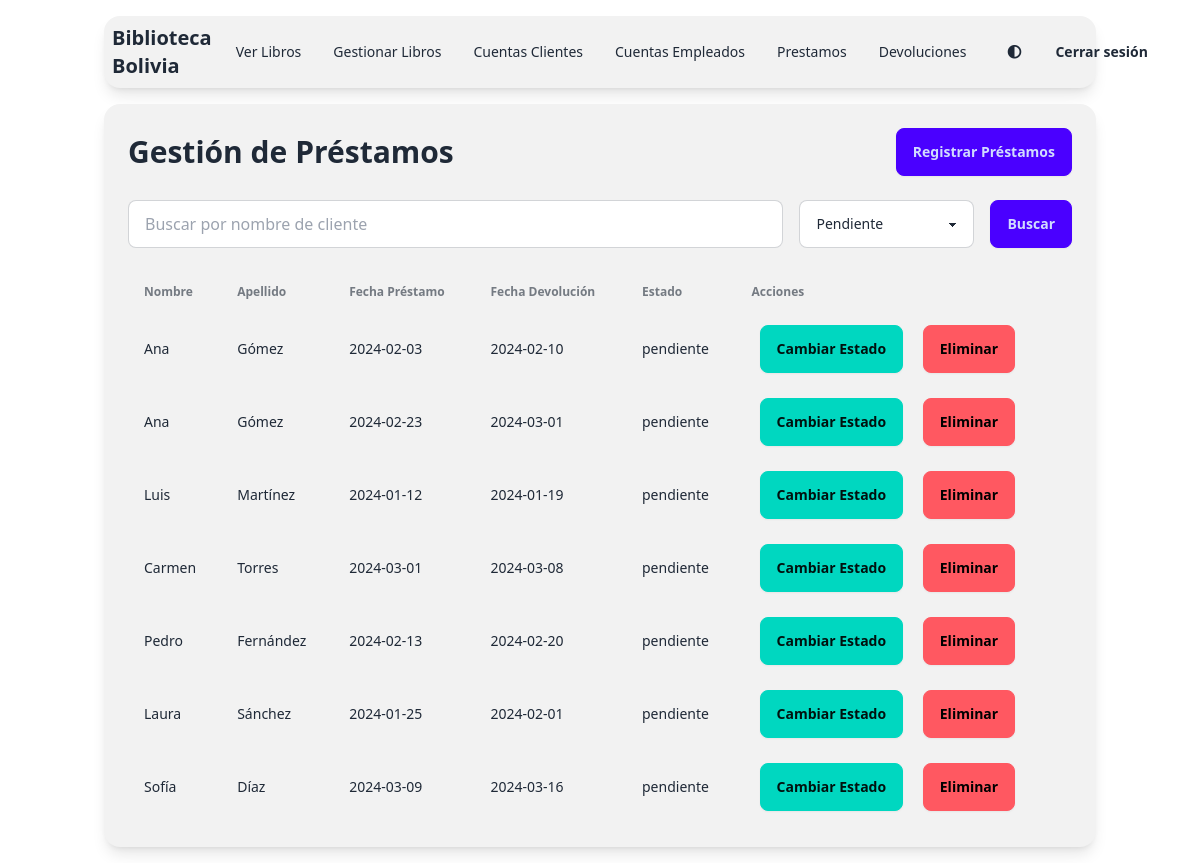
The page /app/views/viewsEmpleado/gestionPrestamos.php (signed in) on the database its author committed.
### tables this page shows
CREATE TABLE PRESTAMOS (
    codPrestamos INT AUTO_INCREMENT PRIMARY KEY,
    fechaPrestamo DATE,
    fechaDevolucion DATE,
    estado VARCHAR(45),
    LIBROS_codLibros INT,
    USUARIOS_codUsuarios INT,
    SANCIONES_codSancion INT,
    FOREIGN KEY (LIBROS_codLibros) REFERENCES LIBROS (codLibros),
    FOREIGN KEY (USUARIOS_codUsuarios) REFERENCES CLIENTES (codUsuarios),
    FOREIGN KEY (SANCIONES_codSancion) REFERENCES SANCIONES (codSancion)
);

CREATE TABLE CLIENTES (
    codUsuarios INT AUTO_INCREMENT PRIMARY KEY,
    nombre VARCHAR(45),
    apellido VARCHAR(45),
    ci VARCHAR(45),
    direccion VARCHAR(45),
    telefono VARCHAR(45),
    correo VARCHAR(45),
    usuario VARCHAR(45),
    password VARCHAR(45),
    rol VARCHAR(45)
);

### app/views/viewsEmpleado/gestionPrestamos.php (the view, shortened to what this page needs)
<?php
require_once __DIR__ . '/../../config/conexion.php';
$search = isset($_GET['search']) ? $_GET['search'] : '';
$estado = isset($_GET['estado']) ? $_GET['estado'] : 'pendiente';
?>
<!DOCTYPE html>
<html lang="es" data-theme="light">
<head>
    <link href="https://cdn.jsdelivr.net/npm/daisyui@4.12.10/dist/full.min.css" rel="stylesheet" type="text/css" />
    <link rel="stylesheet" href="https://cdnjs.cloudflare.com/ajax/libs/font-awesome/5.15.3/css/all.min.css">
</head>
<body>
    <div class="min-h-screen bg-base-100 text-base-content">
        <div class="container mx-auto p-4">
            <?php include "../viewsEmpleado/menuEmpleado.php"; ?>
            <div class="bg-base-200 p-6 rounded-box shadow-lg">
                <div class="flex justify-between items-center mb-6">
                    <h1 class="text-3xl font-bold">Gestión de Préstamos</h1>
                    <a href="../../controllers/gestionPrestamos/anadir.php" class="btn btn-primary">Registrar Préstamos</a>
                </div>
                <form method="GET" class="flex flex-col sm:flex-row gap-4 mb-6">
                    <input type="text" name="search" value="<?php echo htmlspecialchars($search); ?>" placeholder="Buscar por nombre de cliente" class="input input-bordered flex-grow">
                    <select name="estado" class="select select-bordered">
                        <option value="pendiente" <?php echo $estado === 'pendiente' ? 'selected' : ''; ?>>Pendiente</option>
                    </select>
                    <button type="submit" class="btn btn-primary">Buscar</button>
                </form>
                <div class="overflow-x-auto">
                    <table class="table w-full">
                        <thead>
                            <tr>
                                <th>Nombre</th>
                                <th>Apellido</th>
                                <th>Fecha Préstamo</th>
                                <th>Fecha Devolución</th>
                                <th>Estado</th>
                                <th>Acciones</th>
                            </tr>
                        </thead>
                        <tbody>
                            <?php
                            $sql = "SELECT
                                        C.nombre AS nombreCliente,
                                        C.apellido AS apellidoCliente,
                                        P.codPrestamos,
                                        P.fechaPrestamo,
                                        P.fechaDevolucion,
                                        P.estado
                                    FROM
                                        PRESTAMOS P
                                    JOIN
                                        CLIENTES C
                                    ON
                                        P.USUARIOS_codUsuarios = C.codUsuarios
                                    WHERE
                                        C.nombre LIKE ?
                                        AND (? = '' OR P.estado = ?);";
                            $stmt = $conexion->prepare($sql);
                            $searchParam = "%$search%";
                            $stmt->bind_param("sss", $searchParam, $estado, $estado);
                            $stmt->execute();
                            $result = $stmt->get_result();
                            if ($result->num_rows > 0) {
                                while ($row = $result->fetch_assoc()) {
                                    echo "<tr>
                                    <td>" . htmlspecialchars($row["nombreCliente"]) . "</td>
                                    <td>" . htmlspecialchars($row["apellidoCliente"]) . "</td>
                                    <td>" . htmlspecialchars($row["fechaPrestamo"]) . "</td>
                                    <td>" . htmlspecialchars($row["fechaDevolucion"]) . "</td>
                                    <td>" . htmlspecialchars($row["estado"]) . "</td>
                                    <td>
                                        <a href='../../controllers/gestionPrestamos/editar.php?id=" . urlencode($row["codPrestamos"]) . "' class='btn btn-accent btn-md mx-2'>Cambiar Estado</a>
                                        <a href='../../controllers/gestionPrestamos/eliminar.php?id=" . urlencode($row["codPrestamos"]) . "' class='btn btn-error btn-md mx-2'>Eliminar</a>
                                    </td>
                                  </tr>";
                                }
                            } else {
                                echo "<tr><td colspan='6' class='text-center'>No hay préstamos</td></tr>";
                            }
                            ?>
                        </tbody>
                    </table>
                </div>
            </div>
        </div>
    </div>
</body>
</html>

### app/views/viewsEmpleado/menuEmpleado.php (shortened to what this page needs)
<!DOCTYPE html>
<html lang="es">
<head>
    <link href="https://cdn.jsdelivr.net/npm/daisyui@4.12.10/dist/full.min.css" rel="stylesheet" type="text/css" />
    <link rel="stylesheet" href="https://cdnjs.cloudflare.com/ajax/libs/font-awesome/5.15.3/css/all.min.css">
</head>
<body class="bg-gray-100">
<div class="navbar bg-base-200 rounded-box shadow-lg mb-4">
    <div class="flex-1">
        <a class="text-xl font-bold">Biblioteca Bolivia</a>
    </div>
    <div id="menuContent" class="hidden lg:flex flex-none">
        <ul class="menu menu-horizontal px-1">
            <?php
            if ($_SESSION['rol'] == 'administrador') {
                echo '<li><a href="../viewsEmpleado/verLibros.php">Ver Libros</a></li>';
                echo '<li><a href="../viewsEmpleado/GestionLibros.php">Gestionar Libros</a></li>';
                echo '<li><a href="../../viewsEmpleado/gestionClientes.php">Cuentas Clientes</a></li>';
                echo '<li><a href="../viewsEmpleado/gestionEmpleados.php">Cuentas Empleados</a></li>';
                echo '<li><a href="../viewsEmpleado/gestionPrestamos.php">Prestamos</a></li>';
                echo '<li><a href="../viewsEmpleado/devoluciones.php">Devoluciones</a></li>';
            }
            elseif ($_SESSION['rol'] == 'empleado') {
                echo '<li><a href="../viewsEmpleado/gestionClientes.php">Cuentas Clientes</a></li>';
                echo '<li><a href="../viewsEmpleado/prestamos.php">Prestamos</a></li>';
                echo '<li><a href="../viewsEmpleado/devoluciones.php">Devoluciones</a></li>';
            }
            ?>
        </ul>
        <button class="btn btn-ghost" onclick="toggleTheme()">
            <i class="fas fa-adjust"></i>
        </button>
        <a class="btn btn-ghost" href="../../controllers/loginControllers/loginEmpleado/logout.php">Cerrar sesión</a>
    </div>
</div>
<script src="https://cdn.tailwindcss.com"></script>
</body>
</html>

### rows shown on the page
prestamos: USUARIOS_codUsuarios.nombre "Ana", USUARIOS_codUsuarios.apellido "Gómez", fechaPrestamo "2024-02-03", fechaDevolucion "2024-02-10", estado "pendiente"
prestamos: USUARIOS_codUsuarios.nombre "Ana", USUARIOS_codUsuarios.apellido "Gómez", fechaPrestamo "2024-02-23", fechaDevolucion "2024-03-01", estado "pendiente"
prestamos: USUARIOS_codUsuarios.nombre "Luis", USUARIOS_codUsuarios.apellido "Martínez", fechaPrestamo "2024-01-12", fechaDevolucion "2024-01-19", estado "pendiente"
prestamos: USUARIOS_codUsuarios.nombre "Carmen", USUARIOS_codUsuarios.apellido "Torres", fechaPrestamo "2024-03-01", fechaDevolucion "2024-03-08", estado "pendiente"
prestamos: USUARIOS_codUsuarios.nombre "Pedro", USUARIOS_codUsuarios.apellido "Fernández", fechaPrestamo "2024-02-13", fechaDevolucion "2024-02-20", estado "pendiente"
prestamos: USUARIOS_codUsuarios.nombre "Laura", USUARIOS_codUsuarios.apellido "Sánchez", fechaPrestamo "2024-01-25", fechaDevolucion "2024-02-01", estado "pendiente"
prestamos: USUARIOS_codUsuarios.nombre "Sofía", USUARIOS_codUsuarios.apellido "Díaz", fechaPrestamo "2024-03-09", fechaDevolucion "2024-03-16", estado "pendiente"
